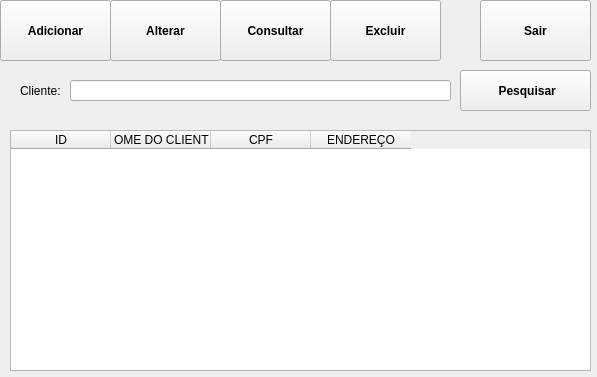
<?xml version="1.0" encoding="UTF-8"?>
<ui version="4.0">
 <class>clientes</class>
 <widget class="QWidget" name="clientes">
  <property name="windowModality">
   <enum>Qt::ApplicationModal</enum>
  </property>
  <property name="geometry">
   <rect>
    <x>0</x>
    <y>0</y>
    <width>597</width>
    <height>377</height>
   </rect>
  </property>
  <property name="windowTitle">
   <string>Clientes</string>
  </property>
  <widget class="QPushButton" name="bt_excluir">
   <property name="geometry">
    <rect>
     <x>330</x>
     <y>0</y>
     <width>111</width>
     <height>61</height>
    </rect>
   </property>
   <property name="font">
    <font>
     <weight>75</weight>
     <bold>true</bold>
    </font>
   </property>
   <property name="layoutDirection">
    <enum>Qt::RightToLeft</enum>
   </property>
   <property name="text">
    <string>Excluir</string>
   </property>
   <property name="icon">
    <iconset resource="telas.qrc">
     <normaloff>:/adicionar/icons/excluir user.png</normaloff>:/adicionar/icons/excluir user.png</iconset>
   </property>
   <property name="iconSize">
    <size>
     <width>32</width>
     <height>32</height>
    </size>
   </property>
  </widget>
  <widget class="QPushButton" name="bt_consultar">
   <property name="geometry">
    <rect>
     <x>220</x>
     <y>0</y>
     <width>111</width>
     <height>61</height>
    </rect>
   </property>
   <property name="font">
    <font>
     <weight>75</weight>
     <bold>true</bold>
    </font>
   </property>
   <property name="layoutDirection">
    <enum>Qt::RightToLeft</enum>
   </property>
   <property name="text">
    <string>Consultar</string>
   </property>
   <property name="icon">
    <iconset resource="telas.qrc">
     <normaloff>:/adicionar/icons/buscar.png</normaloff>:/adicionar/icons/buscar.png</iconset>
   </property>
   <property name="iconSize">
    <size>
     <width>32</width>
     <height>32</height>
    </size>
   </property>
  </widget>
  <widget class="QPushButton" name="bt_alterar">
   <property name="geometry">
    <rect>
     <x>110</x>
     <y>0</y>
     <width>111</width>
     <height>61</height>
    </rect>
   </property>
   <property name="font">
    <font>
     <weight>75</weight>
     <bold>true</bold>
    </font>
   </property>
   <property name="layoutDirection">
    <enum>Qt::RightToLeft</enum>
   </property>
   <property name="text">
    <string>Alterar</string>
   </property>
   <property name="icon">
    <iconset resource="telas.qrc">
     <normaloff>:/adicionar/icons/alterar_usuario.png</normaloff>:/adicionar/icons/alterar_usuario.png</iconset>
   </property>
   <property name="iconSize">
    <size>
     <width>32</width>
     <height>32</height>
    </size>
   </property>
  </widget>
  <widget class="QPushButton" name="bt_adicionaCliente">
   <property name="geometry">
    <rect>
     <x>0</x>
     <y>0</y>
     <width>111</width>
     <height>61</height>
    </rect>
   </property>
   <property name="font">
    <font>
     <weight>75</weight>
     <bold>true</bold>
     <strikeout>false</strikeout>
     <kerning>true</kerning>
    </font>
   </property>
   <property name="toolTip">
    <string>Adicionar Cliente</string>
   </property>
   <property name="layoutDirection">
    <enum>Qt::RightToLeft</enum>
   </property>
   <property name="autoFillBackground">
    <bool>false</bool>
   </property>
   <property name="text">
    <string>Adicionar</string>
   </property>
   <property name="icon">
    <iconset resource="telas.qrc">
     <normaloff>:/adicionar/icons/adicioar.png</normaloff>:/adicionar/icons/adicioar.png</iconset>
   </property>
   <property name="iconSize">
    <size>
     <width>32</width>
     <height>32</height>
    </size>
   </property>
   <property name="default">
    <bool>false</bool>
   </property>
   <property name="flat">
    <bool>false</bool>
   </property>
  </widget>
  <widget class="QPushButton" name="bt_sair">
   <property name="geometry">
    <rect>
     <x>480</x>
     <y>0</y>
     <width>111</width>
     <height>61</height>
    </rect>
   </property>
   <property name="font">
    <font>
     <weight>75</weight>
     <bold>true</bold>
    </font>
   </property>
   <property name="layoutDirection">
    <enum>Qt::RightToLeft</enum>
   </property>
   <property name="text">
    <string>Sair</string>
   </property>
   <property name="icon">
    <iconset resource="telas.qrc">
     <normaloff>:/adicionar/icons/sair.png</normaloff>:/adicionar/icons/sair.png</iconset>
   </property>
   <property name="iconSize">
    <size>
     <width>32</width>
     <height>32</height>
    </size>
   </property>
  </widget>
  <widget class="QLineEdit" name="txt_cliente">
   <property name="geometry">
    <rect>
     <x>70</x>
     <y>80</y>
     <width>381</width>
     <height>21</height>
    </rect>
   </property>
   <property name="minimumSize">
    <size>
     <width>381</width>
     <height>0</height>
    </size>
   </property>
  </widget>
  <widget class="QPushButton" name="bt_pesquisar">
   <property name="geometry">
    <rect>
     <x>460</x>
     <y>70</y>
     <width>131</width>
     <height>41</height>
    </rect>
   </property>
   <property name="font">
    <font>
     <weight>75</weight>
     <bold>true</bold>
    </font>
   </property>
   <property name="text">
    <string> Pesquisar</string>
   </property>
   <property name="icon">
    <iconset resource="telas.qrc">
     <normaloff>:/adicionar/icons/lupa.png</normaloff>:/adicionar/icons/lupa.png</iconset>
   </property>
   <property name="iconSize">
    <size>
     <width>32</width>
     <height>32</height>
    </size>
   </property>
  </widget>
  <widget class="QLabel" name="label">
   <property name="geometry">
    <rect>
     <x>20</x>
     <y>80</y>
     <width>47</width>
     <height>21</height>
    </rect>
   </property>
   <property name="text">
    <string>Cliente:</string>
   </property>
  </widget>
  <widget class="QTableWidget" name="tableWidget">
   <property name="geometry">
    <rect>
     <x>10</x>
     <y>130</y>
     <width>581</width>
     <height>241</height>
    </rect>
   </property>
   <property name="minimumSize">
    <size>
     <width>581</width>
     <height>241</height>
    </size>
   </property>
   <property name="maximumSize">
    <size>
     <width>581</width>
     <height>241</height>
    </size>
   </property>
   <column>
    <property name="text">
     <string>ID</string>
    </property>
   </column>
   <column>
    <property name="text">
     <string>NOME DO CLIENTE</string>
    </property>
   </column>
   <column>
    <property name="text">
     <string>CPF</string>
    </property>
   </column>
   <column>
    <property name="text">
     <string>ENDEREÇO</string>
    </property>
   </column>
  </widget>
 </widget>
 <resources>
  <include location="telas.qrc"/>
 </resources>
 <connections/>
</ui>
